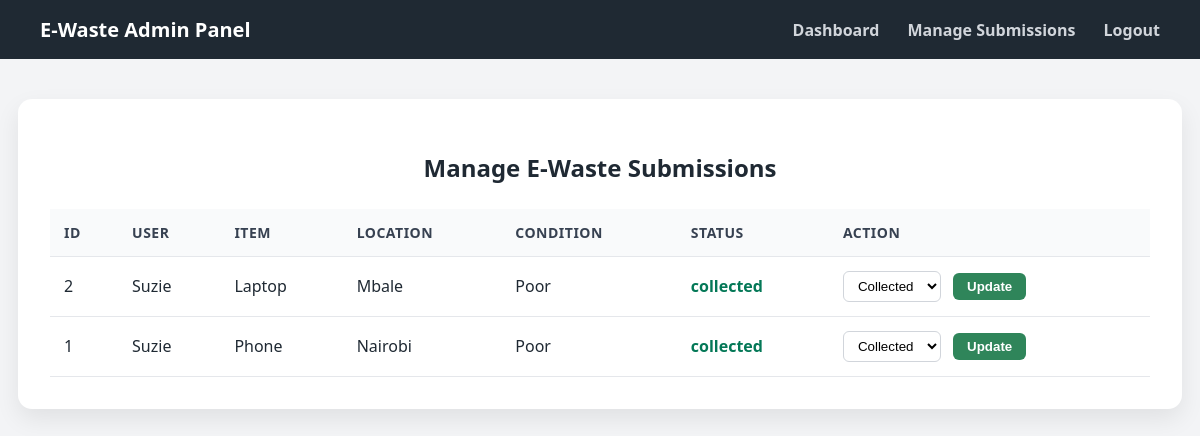
The app's page /admin/manage_submissions.php (signed in) with its own data.
### tables this page shows
CREATE TABLE submissions (
  id INTEGER PRIMARY KEY AUTOINCREMENT,
  user_id INTEGER,
  item_name TEXT NOT NULL,
  location TEXT NOT NULL,
  item_condition TEXT NOT NULL,
  description TEXT,
  status TEXT DEFAULT 'pending',
  created_at TEXT DEFAULT CURRENT_TIMESTAMP
);

CREATE TABLE users (
  id INTEGER PRIMARY KEY AUTOINCREMENT,
  fullname TEXT NOT NULL,
  email TEXT NOT NULL UNIQUE,
  password TEXT NOT NULL,
  role TEXT NOT NULL,
  created_at TEXT DEFAULT CURRENT_TIMESTAMP
);

### admin/manage_submissions.php (the view, shortened to what this page needs)
<?php
require "../config/database.php";
$result = $conn->query("SELECT submissions.*, users.fullname FROM submissions JOIN users ON submissions.user_id = users.id ORDER BY submissions.created_at DESC");
?>
<!DOCTYPE html>
<html>
<head>
</head>
<body>
<div class="navbar">
    <div class="brand">E-Waste Admin Panel</div>
    <div class="links">
        <a href="dashboard_admin.php">Dashboard</a>
        <a href="manage_submissions.php">Manage Submissions</a>
        <a href="../logout.php">Logout</a>
    </div>
</div>
<div class="container">
    <h2>Manage E-Waste Submissions</h2>
    <table>
        <tr>
            <th>ID</th>
            <th>User</th>
            <th>Item</th>
            <th>Location</th>
            <th>Condition</th>
            <th>Status</th>
            <th>Action</th>
        </tr>
        <?php while($row = $result->fetch(PDO::FETCH_ASSOC)): ?>
        <tr>
            <td><?= $row["id"] ?></td>
            <td><?= htmlspecialchars($row["fullname"]) ?></td>
            <td><?= htmlspecialchars($row["item_name"]) ?></td>
            <td><?= htmlspecialchars($row["location"]) ?></td>
            <td><?= htmlspecialchars($row["item_condition"]) ?></td>
            <td class="<?= strtolower($row["status"]) ?>"><?= $row["status"] ?></td>
            <td>
                <form method="POST">
                    <select name="status">
                        <option value="collected" <?= $row["status"]=="collected"?"selected":"" ?>>Collected</option>
                    </select>
                    <button type="submit">Update</button>
                </form>
            </td>
        </tr>
        <?php endwhile; ?>
    </table>
</div>
</body>
</html>

### admin/manage_submissions.php (style rules this page uses)
body { margin:0;font-family:Segoe UI, sans-serif;background:#f3f4f6;color:#1f2933; }
.navbar { display:flex;justify-content:space-between;align-items:center;padding:16px 40px;background:#1f2933; }
.brand { color:white;font-size:20px;font-weight:700; }
.links a { color:#d1d5db;margin-left:24px;text-decoration:none;font-weight:600;transition:.2s; }
.container { max-width:1100px;margin:40px auto;background:white;padding:32px;border-radius:14px;box-shadow:0 10px 25px rgba(0,0,0,.08); }
h2 { text-align:center;margin-bottom:25px;color:#1f2933; }
table { width:100%;border-collapse:collapse; }
th, td { padding:14px;border-bottom:1px solid #e5e7eb;text-align:left; }
th { background:#f9fafb;font-size:14px;text-transform:uppercase;letter-spacing:.5px;color:#374151; }
.collected { color:#047857;font-weight:700; }
select { padding:6px 10px;border-radius:6px;border:1px solid #d1d5db;background:white; }
button { padding:6px 14px;margin-left:8px;border:none;border-radius:6px;background:#2f855a;color:white;font-weight:600;cursor:pointer;transition:.2s; }

### records on screen
submissions: id "2", user.fullname "Suzie", item_name "Laptop", location "Mbale", item_condition "Poor", status "collected", status "Collected"
submissions: id "1", user.fullname "Suzie", item_name "Phone", location "Nairobi", item_condition "Poor", status "collected", status "Collected"
